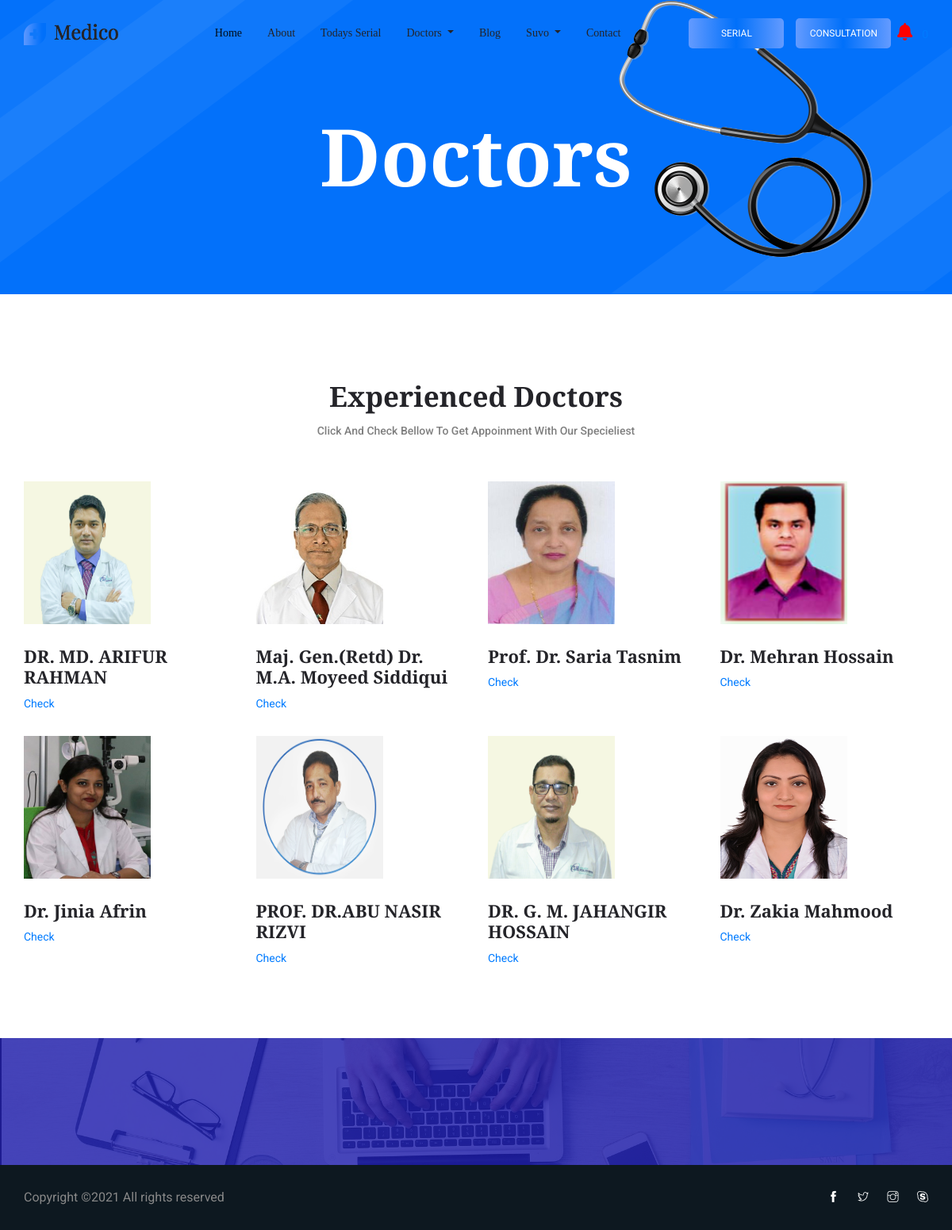
Page /doctor.php (signed in) on the committed database.
### tables this page shows
CREATE TABLE `our_doctor_table` (
  `od_id` int(11) NOT NULL,
  `dept_id` int(11) NOT NULL,
  `od_name` varchar(300) NOT NULL,
  `od_email` varchar(300) NOT NULL,
  `od_dept` varchar(300) NOT NULL,
  `od_image` varchar(300) NOT NULL,
  `od_skype` varchar(200) NOT NULL,
  `od_phone` varchar(200) NOT NULL,
  `od_desc` text NOT NULL,
  `od_pass` varchar(300) NOT NULL,
  `od_fee` int(11) NOT NULL,
  `od_valid` varchar(300) NOT NULL
);

### library/db.php (called while the page is built, shortened)
<?php
class DBconnection{
	public function connectDataBase(){
		$this->con = new mysqli('localhost', 'root', '','doctor_db');
	}
}
?>

### library/Selectclass.php (called while the page is built, shortened)
<?php
include_once 'db.php';
class Selectclass extends DBconnection{
	public function selects($query){
		$result = $this->con->query($query) or die($this->con->error.__LINE__);
		if($result){
			return $result;
		} else {
			return false;
		}
	}
		public function selectall($var){
		$query = "SELECT * FROM $var";
		$result = self::selects($query);
		return $result;
	}
}
 ?>

### doctor.php (the view, shortened to what this page needs)
<?php include_once 'header.php'; ?>
    <section class="breadcrumb_part breadcrumb_bg">
        <div class="container">
            <div class="row">
                <div class="col-lg-12">
                    <div class="breadcrumb_iner">
                        <div class="breadcrumb_iner_item">
                            <h2>doctors</h2>
                        </div>
                    </div>
                </div>
            </div>
        </div>
    </section>
    <section class="doctor_part single_page_doctor_part">
        <div class="container">
            <div class="row justify-content-center">
                <div class="col-xl-8">
                    <div class="section_tittle text-center">
                        <h2> Experienced Doctors</h2>
                        <p>Click and check bellow To Get appoinment with our Specieliest</p>
                    </div>
                </div>
            </div>
             <div class="row">
                <?php
                    $viewdoctor = $sc->selectall('our_doctor_table');
                    if ($viewdoctor) {
                        while ($row = $viewdoctor->fetch_assoc()) {
                ?>
                <div class="col-sm-6 col-lg-3">
                    <div class="single_blog_item">
                        <div class="single_blog_img">
                              <a href="doctor.php?doctorid=<?php echo  $row['od_id']; ?>#appointment">
                                <img style="height: 180px; width: 160px;" src="<?php echo $row['od_image'];?>" alt="doctor">
                                  </a>
                        </div>
                        <div class="single_text">
                            <div class="single_blog_text">
                                <h3><?php echo $row['od_name'];?></h3>
                                <a href="single-dr.php?doctorid=<?php echo $row['od_id'];?>#appointment">Check</a>
                            </div>
                        </div>
                    </div>
                </div>
          <?php }} ?>
        </div>
        </div>
    </section>
    <section class="regervation_part section_padding">
    </section>
     <?php include_once 'footer.php'; ?>

### rows in the picture
our_doctor_table: od_image (picture), od_name "DR. MD. ARIFUR RAHMAN"
our_doctor_table: od_image (picture), od_name "Maj. Gen.(Retd) Dr. M.A. Moyeed Siddiqui"
our_doctor_table: od_image (picture), od_name "Prof. Dr. Saria Tasnim"
our_doctor_table: od_image (picture), od_name "Dr. Mehran Hossain"
our_doctor_table: od_image (picture), od_name "Dr. Jinia Afrin"
our_doctor_table: od_image (picture), od_name "PROF. DR.ABU NASIR RIZVI"
our_doctor_table: od_image (picture), od_name "DR. G. M. JAHANGIR HOSSAIN"
our_doctor_table: od_image (picture), od_name "Dr. Zakia Mahmood"

### other values in the picture
Session::get('customer_name') "Suvo"
